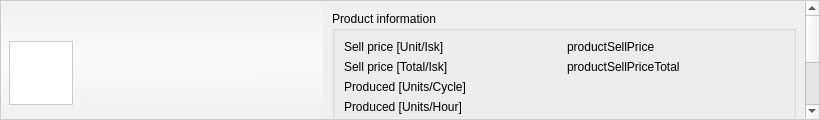
<?xml version="1.0" encoding="UTF-8"?>
<ui version="4.0">
 <class>SchemaitRow</class>
 <widget class="QWidget" name="SchemaitRow">
  <property name="geometry">
   <rect>
    <x>0</x>
    <y>0</y>
    <width>820</width>
    <height>120</height>
   </rect>
  </property>
  <property name="sizePolicy">
   <sizepolicy hsizetype="Expanding" vsizetype="Fixed">
    <horstretch>0</horstretch>
    <verstretch>0</verstretch>
   </sizepolicy>
  </property>
  <property name="minimumSize">
   <size>
    <width>820</width>
    <height>120</height>
   </size>
  </property>
  <property name="maximumSize">
   <size>
    <width>16777215</width>
    <height>120</height>
   </size>
  </property>
  <property name="windowTitle">
   <string notr="true">Form</string>
  </property>
  <property name="styleSheet">
   <string notr="true">#SchemaitRow {
	background-color: qlineargradient(spread:pad, x1:0.50035, y1:1, x2:0.523, y2:0, stop:0 rgba(240, 240, 240, 255), stop:0.511364 rgba(250, 250, 250, 255), stop:1 rgba(240, 240, 240, 255));
	border: 1px solid #ccc
}</string>
  </property>
  <layout class="QGridLayout" name="gridLayout">
   <property name="leftMargin">
    <number>1</number>
   </property>
   <property name="topMargin">
    <number>2</number>
   </property>
   <property name="rightMargin">
    <number>1</number>
   </property>
   <property name="bottomMargin">
    <number>2</number>
   </property>
   <item row="0" column="0">
    <widget class="QWidget" name="widget" native="true">
     <property name="sizePolicy">
      <sizepolicy hsizetype="Fixed" vsizetype="Preferred">
       <horstretch>0</horstretch>
       <verstretch>0</verstretch>
      </sizepolicy>
     </property>
     <property name="minimumSize">
      <size>
       <width>305</width>
       <height>0</height>
      </size>
     </property>
     <layout class="QGridLayout" name="gridLayout_2">
      <property name="leftMargin">
       <number>8</number>
      </property>
      <property name="topMargin">
       <number>8</number>
      </property>
      <property name="rightMargin">
       <number>8</number>
      </property>
      <property name="bottomMargin">
       <number>8</number>
      </property>
      <item row="0" column="0" colspan="2">
       <widget class="QLabel" name="groupName">
        <property name="font">
         <font>
          <pointsize>8</pointsize>
         </font>
        </property>
        <property name="styleSheet">
         <string notr="true">#schematicGroupName {
	color: rgb(106, 106, 106);
}</string>
        </property>
        <property name="text">
         <string/>
        </property>
       </widget>
      </item>
      <item row="1" column="1" alignment="Qt::AlignLeft">
       <widget class="QLabel" name="schematicName">
        <property name="sizePolicy">
         <sizepolicy hsizetype="Fixed" vsizetype="Fixed">
          <horstretch>0</horstretch>
          <verstretch>0</verstretch>
         </sizepolicy>
        </property>
        <property name="minimumSize">
         <size>
          <width>230</width>
          <height>18</height>
         </size>
        </property>
        <property name="maximumSize">
         <size>
          <width>230</width>
          <height>18</height>
         </size>
        </property>
        <property name="font">
         <font>
          <family>MS Shell Dlg 2</family>
          <pointsize>11</pointsize>
          <weight>50</weight>
          <bold>false</bold>
         </font>
        </property>
        <property name="text">
         <string/>
        </property>
        <property name="alignment">
         <set>Qt::AlignLeading|Qt::AlignLeft|Qt::AlignTop</set>
        </property>
       </widget>
      </item>
      <item row="3" column="1" alignment="Qt::AlignLeft|Qt::AlignTop">
       <widget class="QLabel" name="profitIsk">
        <property name="sizePolicy">
         <sizepolicy hsizetype="Preferred" vsizetype="Fixed">
          <horstretch>0</horstretch>
          <verstretch>0</verstretch>
         </sizepolicy>
        </property>
        <property name="minimumSize">
         <size>
          <width>0</width>
          <height>12</height>
         </size>
        </property>
        <property name="maximumSize">
         <size>
          <width>16777215</width>
          <height>12</height>
         </size>
        </property>
        <property name="font">
         <font>
          <family>Arial</family>
          <pointsize>10</pointsize>
          <weight>75</weight>
          <bold>true</bold>
         </font>
        </property>
        <property name="text">
         <string/>
        </property>
       </widget>
      </item>
      <item row="1" column="0" rowspan="3" alignment="Qt::AlignLeft|Qt::AlignTop">
       <widget class="QGraphicsView" name="iconSchematic">
        <property name="sizePolicy">
         <sizepolicy hsizetype="Fixed" vsizetype="Fixed">
          <horstretch>0</horstretch>
          <verstretch>0</verstretch>
         </sizepolicy>
        </property>
        <property name="minimumSize">
         <size>
          <width>64</width>
          <height>64</height>
         </size>
        </property>
        <property name="maximumSize">
         <size>
          <width>64</width>
          <height>64</height>
         </size>
        </property>
        <property name="focusPolicy">
         <enum>Qt::NoFocus</enum>
        </property>
        <property name="contextMenuPolicy">
         <enum>Qt::NoContextMenu</enum>
        </property>
        <property name="toolTip">
         <string notr="true"/>
        </property>
        <property name="statusTip">
         <string notr="true"/>
        </property>
        <property name="whatsThis">
         <string notr="true"/>
        </property>
        <property name="accessibleName">
         <string notr="true"/>
        </property>
        <property name="accessibleDescription">
         <string notr="true"/>
        </property>
        <property name="styleSheet">
         <string notr="true">#iconSchematic {
	border: 1px solid #ccc;
}</string>
        </property>
       </widget>
      </item>
      <item row="2" column="1">
       <widget class="QLabel" name="profitPercentage">
        <property name="sizePolicy">
         <sizepolicy hsizetype="Preferred" vsizetype="Fixed">
          <horstretch>0</horstretch>
          <verstretch>0</verstretch>
         </sizepolicy>
        </property>
        <property name="minimumSize">
         <size>
          <width>0</width>
          <height>14</height>
         </size>
        </property>
        <property name="maximumSize">
         <size>
          <width>16777215</width>
          <height>14</height>
         </size>
        </property>
        <property name="font">
         <font>
          <family>Arial</family>
          <pointsize>10</pointsize>
          <weight>75</weight>
          <bold>true</bold>
         </font>
        </property>
        <property name="text">
         <string/>
        </property>
        <property name="alignment">
         <set>Qt::AlignLeading|Qt::AlignLeft|Qt::AlignVCenter</set>
        </property>
       </widget>
      </item>
     </layout>
    </widget>
   </item>
   <item row="0" column="1">
    <widget class="QScrollArea" name="scrollArea">
     <property name="styleSheet">
      <string notr="true">QScollArea {
	background-color: transparent;
}

</string>
     </property>
     <property name="frameShape">
      <enum>QFrame::NoFrame</enum>
     </property>
     <property name="lineWidth">
      <number>0</number>
     </property>
     <property name="verticalScrollBarPolicy">
      <enum>Qt::ScrollBarAlwaysOn</enum>
     </property>
     <property name="horizontalScrollBarPolicy">
      <enum>Qt::ScrollBarAlwaysOff</enum>
     </property>
     <property name="widgetResizable">
      <bool>true</bool>
     </property>
     <widget class="QWidget" name="schematicRowInfo">
      <property name="geometry">
       <rect>
        <x>0</x>
        <y>0</y>
        <width>479</width>
        <height>198</height>
       </rect>
      </property>
      <layout class="QVBoxLayout" name="verticalLayout">
       <item>
        <widget class="QGroupBox" name="productInfo">
         <property name="title">
          <string>Product information</string>
         </property>
         <layout class="QGridLayout" name="gridLayout_3">
          <item row="4" column="0">
           <widget class="QLabel" name="label_4">
            <property name="text">
             <string>Export cost [Total]</string>
            </property>
           </widget>
          </item>
          <item row="0" column="1">
           <widget class="QLabel" name="productSellPrice">
            <property name="sizePolicy">
             <sizepolicy hsizetype="Minimum" vsizetype="Preferred">
              <horstretch>0</horstretch>
              <verstretch>0</verstretch>
             </sizepolicy>
            </property>
            <property name="text">
             <string>productSellPrice</string>
            </property>
           </widget>
          </item>
          <item row="4" column="1">
           <widget class="QLabel" name="productExportCost">
            <property name="text">
             <string/>
            </property>
           </widget>
          </item>
          <item row="0" column="0">
           <widget class="QLabel" name="label">
            <property name="text">
             <string>Sell price [Unit/Isk]</string>
            </property>
           </widget>
          </item>
          <item row="3" column="0">
           <widget class="QLabel" name="label_2">
            <property name="text">
             <string>Produced [Units/Hour]</string>
            </property>
           </widget>
          </item>
          <item row="3" column="1">
           <widget class="QLabel" name="productQuantityPerHour">
            <property name="toolTip">
             <string notr="true"/>
            </property>
            <property name="statusTip">
             <string notr="true"/>
            </property>
            <property name="whatsThis">
             <string notr="true"/>
            </property>
            <property name="accessibleName">
             <string notr="true"/>
            </property>
            <property name="accessibleDescription">
             <string notr="true"/>
            </property>
            <property name="text">
             <string/>
            </property>
           </widget>
          </item>
          <item row="1" column="1">
           <widget class="QLabel" name="productSellPriceTotal">
            <property name="text">
             <string>productSellPriceTotal</string>
            </property>
           </widget>
          </item>
          <item row="2" column="1">
           <widget class="QLabel" name="productQuantityPerCycle">
            <property name="text">
             <string/>
            </property>
           </widget>
          </item>
          <item row="2" column="0">
           <widget class="QLabel" name="label_5">
            <property name="text">
             <string>Produced [Units/Cycle]</string>
            </property>
           </widget>
          </item>
          <item row="1" column="0">
           <widget class="QLabel" name="label_3">
            <property name="text">
             <string>Sell price [Total/Isk]</string>
            </property>
           </widget>
          </item>
          <item row="5" column="0">
           <widget class="QLabel" name="label_7">
            <property name="text">
             <string>Cycle time [Min]</string>
            </property>
           </widget>
          </item>
          <item row="5" column="1">
           <widget class="QLabel" name="productCycleTime">
            <property name="text">
             <string/>
            </property>
           </widget>
          </item>
         </layout>
        </widget>
       </item>
       <item>
        <widget class="QGroupBox" name="componentsInfo">
         <property name="title">
          <string>Components information</string>
         </property>
         <layout class="QGridLayout" name="gridLayout_4"/>
        </widget>
       </item>
      </layout>
     </widget>
    </widget>
   </item>
  </layout>
 </widget>
 <resources/>
 <connections/>
</ui>
